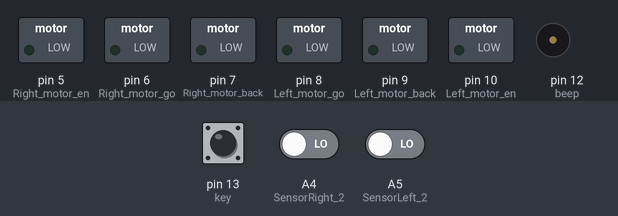
This sketch was run on a simulated Arduino Uno, built with avr-gcc and run on an emulated ATmega328P. Parts: switched loads named in the sketch (green lamp = pin HIGH), buzzer (waves = sounding, pin HIGH). The test bench sets the inputs (shaded band); at power-on: pin 13 (key) HIGH, A4 (SensorRight_2) LOW, A5 (SensorLeft_2) LOW.

Above: at 1.2 s.
1.3 s: pin 13 (key) pulled LOW for 0.15 s
At 2.3 s:
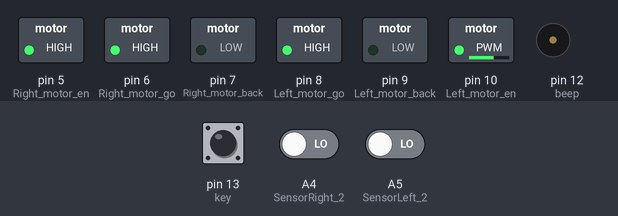
Timing chart, 0 to 1.6 s (numbered marks = the images above; inputs shaded):
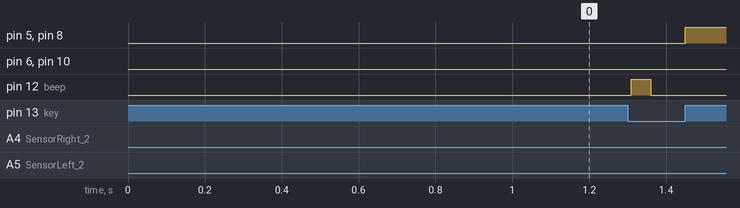

The sketch:

infrared_and_obstacle_experiment.ino
```cpp
//============================UNIROI===========================
//  infrared and obstacle experiment
//===============================================================
//#include <Servo.h>
int Left_motor_back=9;
int Left_motor_go=8;
int Right_motor_go=6;
int Right_motor_back=7;
int Right_motor_en=5;
int Left_motor_en=10;

/*Set Button port*/
int key=13;

/*Set BUZZER port*/
int beep=12;
/*Line Walking*/
const int SensorRight = A2;   	// Set Right Line Walking Infrared sensor port
const int SensorLeft = A3;     	// Set Left Line Walking Infrared sensor port
int SL;    // State of Left Line Walking Infrared sensor
int SR;    // State of Right Line Walking Infrared sensor
/*Infrared obstacle avoidance*/
const int SensorRight_2 = A4;     // Right  Infrared sensor
const int SensorLeft_2 = A5;     // Left  Infrared sensor
int SL_2;    // State of Left  Infrared sensor
int SR_2;    // State of Right  Infrared sensor

void setup()
{
   //Initialize motor drive for output mode
  pinMode(Left_motor_go,OUTPUT);
  pinMode(Left_motor_back,OUTPUT);
  pinMode(Right_motor_go,OUTPUT);
  pinMode(Right_motor_back,OUTPUT);
  pinMode(Right_motor_en,OUTPUT);
  pinMode(Left_motor_en,OUTPUT);
   pinMode(key,INPUT);// Set button as input
  pinMode(beep,OUTPUT);// Set buzzer as output

  pinMode(SensorRight, INPUT); // Set Right Line Walking Infrared sensor as input
  pinMode(SensorLeft, INPUT); // Set left Line Walking Infrared sensor as input
  pinMode(SensorRight_2, INPUT); //Set Right  Infrared sensor as input
  pinMode(SensorLeft_2, INPUT); //Set left Infrared sensor as input
  digitalWrite(key,HIGH);//Initialize button
  digitalWrite(beep,LOW);// set buzzer mute
}
void run()     // ahead
{
  digitalWrite(Left_motor_en,HIGH);  // Left motor enable
  analogWrite(Left_motor_en,157);
  digitalWrite(Right_motor_en,HIGH);  // Right motor enable

  digitalWrite(Right_motor_go,HIGH);  // right motor go ahead
  digitalWrite(Right_motor_back,LOW);
  analogWrite(Right_motor_go,200);//PWM--Pulse Width Modulation(0~255). right motor go speed is 255.
  analogWrite(Right_motor_back,0);
  digitalWrite(Left_motor_go,HIGH);  // set left motor go ahead
  digitalWrite(Left_motor_back,LOW);
  analogWrite(Left_motor_go,137);//PWM--Pulse Width Modulation(0~255).left motor go speed is 135.
  analogWrite(Left_motor_back,0);
  //delay(time * 100);   //Running time can be adjusted
}

void brake()         //STOP
{
  digitalWrite(Right_motor_go,LOW);//Stop the right motor
  digitalWrite(Right_motor_back,LOW);
  digitalWrite(Left_motor_go,LOW);//Stop the left motor
  digitalWrite(Left_motor_back,LOW);
  //delay(time * 100);  //Running time can be adjusted
}

void left()        //turn left
{
  digitalWrite(Right_motor_go,HIGH);	// right motor go ahead
  digitalWrite(Right_motor_back,LOW);
  analogWrite(Right_motor_go,190); // PWM--Pulse Width Modulation(0~255) control speed，right motor go speed is 255.
  analogWrite(Right_motor_back,0);
  digitalWrite(Left_motor_go,LOW);   // left motor stop
  digitalWrite(Left_motor_back,LOW);
  analogWrite(Left_motor_go,0);
  analogWrite(Left_motor_back,0);
 //delay(time * 100);
}
void spin_left(int time)   //Left rotation
{
  digitalWrite(Right_motor_go,HIGH);// right motor go ahead
  digitalWrite(Right_motor_back,LOW);
  analogWrite(Right_motor_go,200);// PWM--Pulse Width Modulation(0~255) control speed ,right motor go speed is 200.
  analogWrite(Right_motor_back,0);
  digitalWrite(Left_motor_go,LOW);   // left motor back off
  digitalWrite(Left_motor_back,HIGH);
  analogWrite(Left_motor_go,0);
  analogWrite(Left_motor_back,200);// PWM--Pulse Width Modulation(0~255) control speed,left motor back speed is 200.
  delay(time * 100);
}

void right()      //turn right
{
  digitalWrite(Right_motor_go,LOW);   // right motor stop
  digitalWrite(Right_motor_back,LOW);
  analogWrite(Right_motor_go,0);
  analogWrite(Right_motor_back,0);
  digitalWrite(Left_motor_go,HIGH);// left motor go ahead
  digitalWrite(Left_motor_back,LOW);
  analogWrite(Left_motor_go,230);// PWM--Pulse Width Modulation(0~255) control speed ,left motor go speed is 255.
  analogWrite(Left_motor_back,0);
  //delay(time * 100);
}

void spin_right(int time)   //Right rotation
{
  digitalWrite(Right_motor_go,LOW);  // right motor back off
  digitalWrite(Right_motor_back,HIGH);
  analogWrite(Right_motor_go,0);
  analogWrite(Right_motor_back,200);// PWM--Pulse Width Modulation(0~255) control speed
  digitalWrite(Left_motor_go,HIGH);// left motor go ahead
  digitalWrite(Left_motor_back,LOW);
  analogWrite(Left_motor_go,200);// PWM--Pulse Width Modulation(0~255) control speed
  analogWrite(Left_motor_back,0);
  delay(time * 100);
}

void back(int time)   //back off
{
  digitalWrite(Right_motor_go,LOW); //right motor back off
  digitalWrite(Right_motor_back,HIGH);
  analogWrite(Right_motor_go,0);
  analogWrite(Right_motor_back,150);// PWM--Pulse Width Modulation(0~255) control speed
  analogWrite(Right_motor_en,165);
  digitalWrite(Left_motor_go,LOW);  //left motor back off
  digitalWrite(Left_motor_back,HIGH);
  analogWrite(Left_motor_go,0);
  analogWrite(Left_motor_back,140);// PWM--Pulse Width Modulation(0~255) control speed
  delay(time * 100);
}
//==========================================================

void keysacn()
{
  int val;
  val=digitalRead(key);// Reads the button ,the level value assigns to val
  while(digitalRead(key))// When the button is not pressed
  {
    val=digitalRead(key);
  }
  while(!digitalRead(key))// When the button is pressed
  {
    delay(10);	//delay 10ms
    val=digitalRead(key);// Reads the button ,the level value assigns to val
    if(val==LOW)  //Double check the button is pressed
    {

      digitalWrite(beep,HIGH);//The buzzer sounds
      delay(50);//delay 50ms
      while(!digitalRead(key))	//Determine if the button is released or not
        digitalWrite(beep,LOW);//mute
    }
    else
      digitalWrite(beep,LOW);//mute
  }
}
/*main loop*/
void loop()
{
//delay(2000); //delay 2s runing
 keysacn();//Press the button to start

 while(1)
  {
      /**************************************************************************************
  Infrared signal back means there is something obstacled ,returns low level and led lights up.
  Infrared signal gone means there is nothing obstacled ,returns high level and led lights off.
  **************************************************************************************/
    SR_2 = digitalRead(SensorRight_2);//Right infrared sensor detects the obstacle,then LED[L5] light illuminates and otherwise it goes off.
    SL_2 = digitalRead(SensorLeft_2);//Left infrared sensor detects the obstacle,then LED[L4] light illuminates and otherwise it goes off.
    if (SL_2 == HIGH&&SR_2==HIGH) //There is nothing obstacled ,goes ahead.
      brake();
    else if (SL_2 == HIGH & SR_2 == LOW)// There is something obstacled on the right then LED[L4] light illuminates,turns right.
         right();
    else if (SR_2 == HIGH & SL_2 == LOW) // There is something obstacled on the left then LED[L4] light illuminates,turns left.
         left();
    else // There is something obstacled, back off and adjust direction.
     run();//back off for 600ms

  }
}

  //Can adjust the infrared distance appropriate, to adjust the car and follow the distance of the object.//
```
